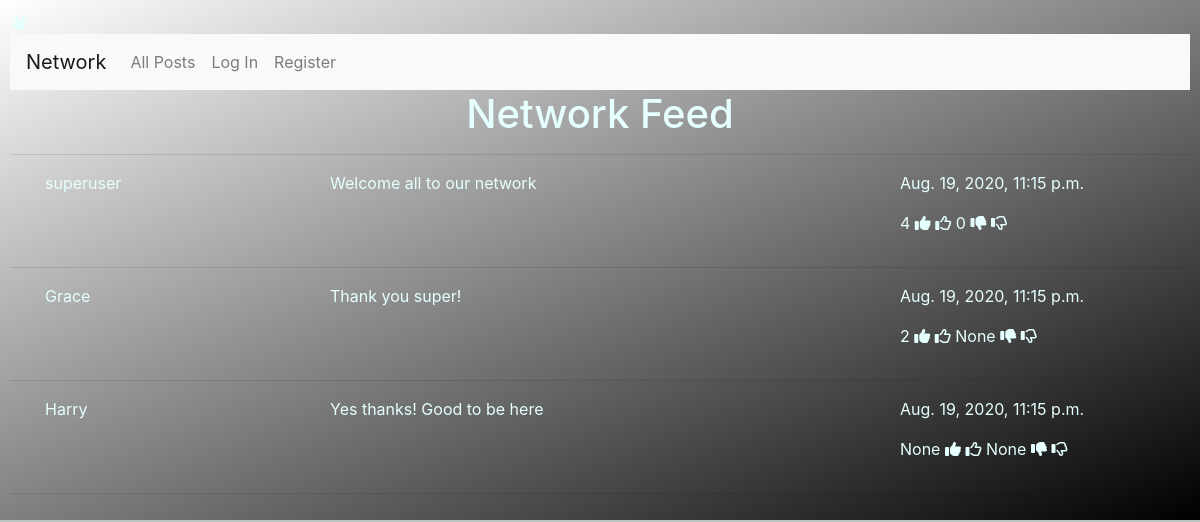
The page / on the database its author committed.
### network/models.py (models this page shows)
class User(AbstractUser):
    pass

### network/views.py (the view)
# urls.py: path("", views.index, name="index"),
def index(request):
    result_list = []
    result_list = allposts()
    print(result_list)
    context={
            "AllPosts": result_list,
    }
    return render(request, "network/index.html", context)
    return render(request, "network/index.html")

### network/views.py (called while the page is built)
def allposts():
    with connection.cursor() as cursor:
        cursor.execute(f"""
            SELECT u.username, pr.Avatar, po.Post, po.Date, po.Likes, po.Unlikes
            FROM network_user u, network_profile pr, network_posts po
            WHERE pr.User_id = po.User_id AND po.User_id = u.id
            ORDER BY po.Date DESC""")
        results = dictfetchall(cursor)
    return results

def dictfetchall(cursor):
    columns = [col[0] for col in cursor.description]
    return [
        dict(zip(columns, row))
        for row in cursor.fetchall()
    ]

### network/templates/network/index.html (shortened to what this page needs)
{% extends "network/layout.html" %}
{% block body %}
  <h1>Network Feed</h1>
  <hr>
  <div class="form-group" >
        <form >
            {% if AllPosts|length > 0 %}
                {% for P in AllPosts %}
                    <div class="container" style=width:90%">
                        <div class="row"  width="1700px">
                          <div class="col-lg-3">
                            <p>   {{P.username}}  </p>
                            <p>   <img src=" {{P.Avatar.url}} "  width="150">  </p>
                          </div>
                          <div class="col-lg-6">
                              <p> {{P.Post}} </p>
                          </div>
                          <div class="col-lg-3">
                             <p> {{P.Date}} </p>
                             <p> {{P.Likes}}  <i class="fas fa-thumbs-up"></i> <i class="far fa-thumbs-up"></i>
                                 {{P.Unlikes}} <i class="fas fa-thumbs-down"></i>  <i class="far fa-thumbs-down"></i>
                             </p>
                          </div>
                      </div>
                    </div>
                    <hr>
                {% endfor %}
            {% endif %}
{% endblock %}

### network/templates/network/layout.html (shortened to what this page needs)
{% load static %}
<!DOCTYPE html>
<html lang="en">
    <head>
        <link rel="stylesheet" href="https://stackpath.bootstrapcdn.com/bootstrap/4.4.1/css/bootstrap.min.css">
        <link rel="stylesheet" href="https://cdnjs.cloudflare.com/ajax/libs/font-awesome/4.7.0/css/font-awesome.min.css">
        <link href="{% static 'network/styles.css' %}" rel="stylesheet">
        <i class="fas fa-hand-spock"></i>
    </head>
    <body>
        <nav class="navbar navbar-expand-lg navbar-light bg-light">
            <a class="navbar-brand" href="#">Network</a>
            <div>
              <ul class="navbar-nav mr-auto">
                <li class="nav-item">
                  <a class="nav-link" href="{% url 'network:index' %}">All Posts</a>
                </li>
                {% if user.is_authenticated %}
                    <li class="nav-item">
                        <a class="nav-link" href="#">Following</a>
                    </li>
                    <li class="nav-item">
                        <a class="nav-link" href="{% url 'network:logout' %}">Log Out</a>
                    </li>
                {% else %}
                    <li class="nav-item">
                        <a class="nav-link" href="{% url 'network:login' %}">Log In</a>
                    </li>
                    <li class="nav-item">
                        <a class="nav-link" href="{% url 'network:register' %}">Register</a>
                    </li>
                {% endif %}
              </ul>
            </div>
          </nav>
        <div class="body">
            {% block body %}
            {% endblock %}
        </div>
    </body>
</html>

### network/static/network/styles.css (style rules this page uses)
body { padding: 10px; color: #e6ffff ; background-color: #bbc4be; background-image: linear-gradient(to top left, black, gray, white ); background-position: center; background-repeat: no-repeat; background-size: cover; height: 100%; }
h1 { text-align: center; }

### rows shown on the page
User: username "superuser", Post "Welcome all to our network", Date "Aug. 19, 2020, 11:15 p.m.", Likes "4", Unlikes "0"
User: username "Grace", Post "Thank you super!", Date "Aug. 19, 2020, 11:15 p.m.", Likes "2", Unlikes "None"
User: username "Harry", Post "Yes thanks! Good to be here", Date "Aug. 19, 2020, 11:15 p.m.", Likes "None", Unlikes "None"
